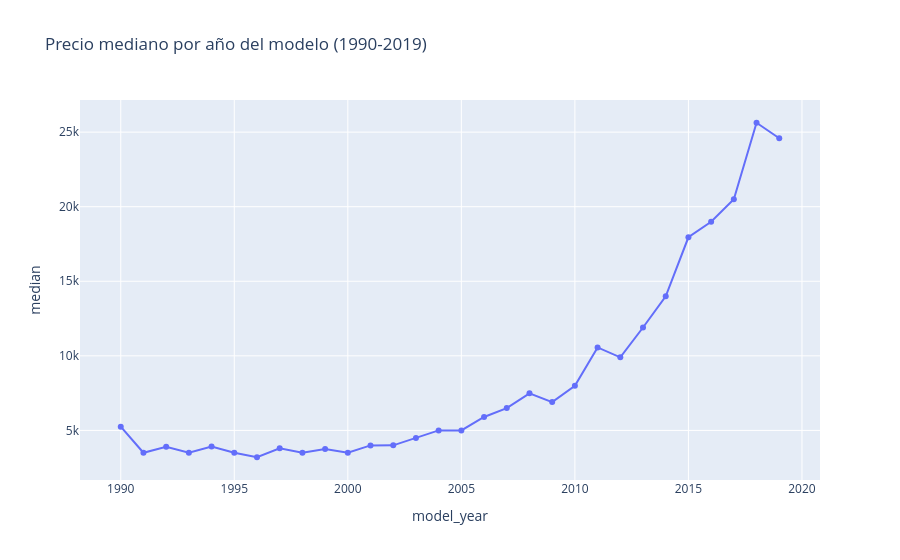

Notebook cell for this chart:
### Code cell
fig = px.line(
    precio_por_año[precio_por_año['model_year'] >= 1990],
    x='model_year',
    y='median',
    markers=True,
    title='Precio mediano por año del modelo (1990-2019)'
)

fig.show()

### Figure 1 — Plotly figure (JSON) as saved in the notebook; plotly's stock layout.template omitted (floating-point values rounded to 4 significant figures)
{"data": [{"hovertemplate": "model_year=%{x}<br>median=%{y}<extra></extra>", "legendgroup": "", "line": {"color": "#636efa", "dash": "solid"}, "marker": {"symbol": "circle"}, "mode": "lines+markers", "name": "", "orientation": "v", "showlegend": false, "type": "scatter", "x": [1990, 1991, 1992, 1993, 1994, 1995, 1996, 1997, 1998, 1999, 2000, 2001, 2002, 2003, 2004, 2005, 2006, 2007, 2008, 2009, 2010, 2011, 2012, 2013, 2014, 2015, 2016, 2017, 2018, 2019], "xaxis": "x", "y": [5250.0, 3500.0, 3900.0, 3498.0, 3925.0, 3500.0, 3200.0, 3800.0, 3500.0, 3750.0, 3500.0, 3995.0, 3999.0, 4495.0, 5000.0, 4995.0, 5900.0, 6495.0, 7488.0, 6900.0, 7990.0, 10560.0, 9900.0, 11900.0, 14000.0, 17950.0, 18990.0, 20500.0, 25630.0, 24590.0], "yaxis": "y"}], "layout": {"legend": {"tracegroupgap": 0}, "title": {"text": "Precio mediano por año del modelo (1990-2019)"}, "xaxis": {"anchor": "y", "domain": [0, 1], "title": {"text": "model_year"}}, "yaxis": {"anchor": "x", "domain": [0, 1], "title": {"text": "median"}}}}
